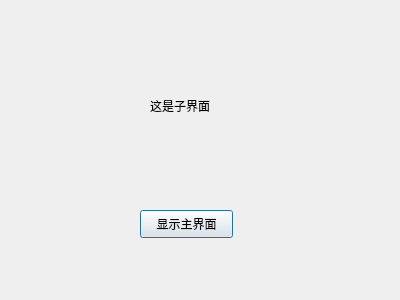
<?xml version="1.0" encoding="UTF-8"?>
<ui version="4.0">
 <class>ChildDialog</class>
 <widget class="QDialog" name="ChildDialog">
  <property name="geometry">
   <rect>
    <x>0</x>
    <y>0</y>
    <width>400</width>
    <height>300</height>
   </rect>
  </property>
  <property name="windowTitle">
   <string>Dialog</string>
  </property>
  <widget class="QLabel" name="label">
   <property name="geometry">
    <rect>
     <x>150</x>
     <y>90</y>
     <width>111</width>
     <height>31</height>
    </rect>
   </property>
   <property name="text">
    <string>这是子界面</string>
   </property>
  </widget>
  <widget class="QPushButton" name="showMainButton">
   <property name="geometry">
    <rect>
     <x>140</x>
     <y>210</y>
     <width>93</width>
     <height>28</height>
    </rect>
   </property>
   <property name="text">
    <string>显示主界面</string>
   </property>
  </widget>
 </widget>
 <resources/>
 <connections/>
</ui>
